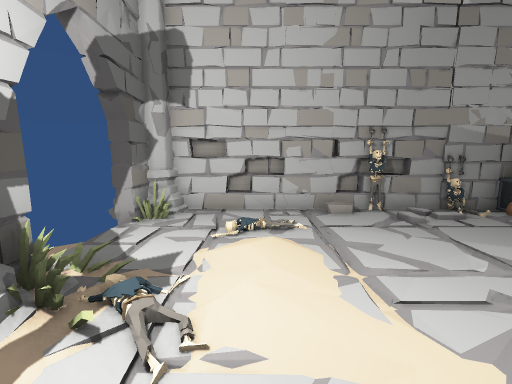
view 1 (above)

16 first-person views from a walk through a 3-D level made in the Unity game engine. The camera is 1.5 m above the floor, tilts 8° down and sees 90° across. The floor is counted in squares, 1 m on a side. Each view is taken from the middle of a square. On the plan, view 1 faces up. The plan holds only what a view shows up to about 13 squares ahead; the rest is blank. The player character is not drawn. Some animated figures are left out. Door leaves are left out, so doorways stand open. Some surface patterns are stand-ins.

view 2
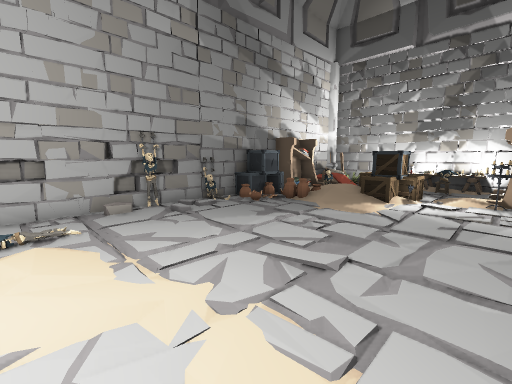

view 3
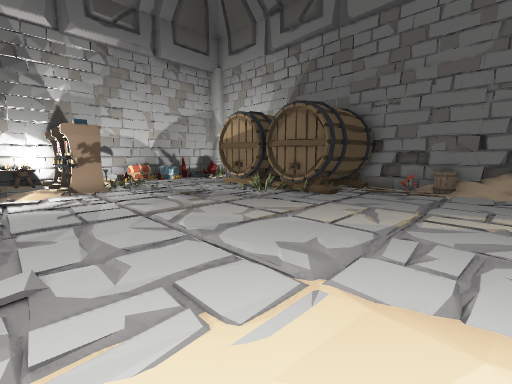

view 4
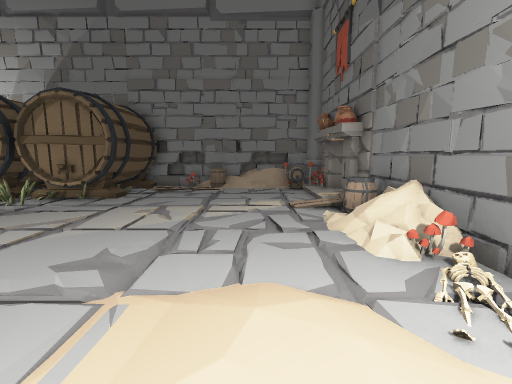

view 5
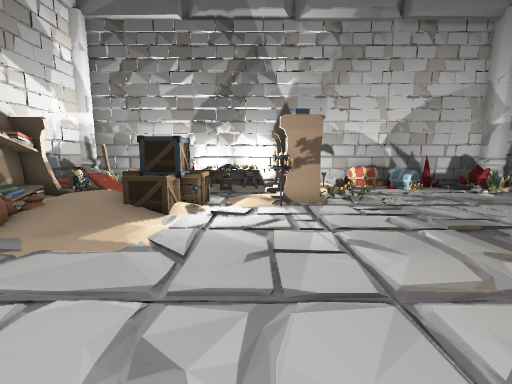

view 6
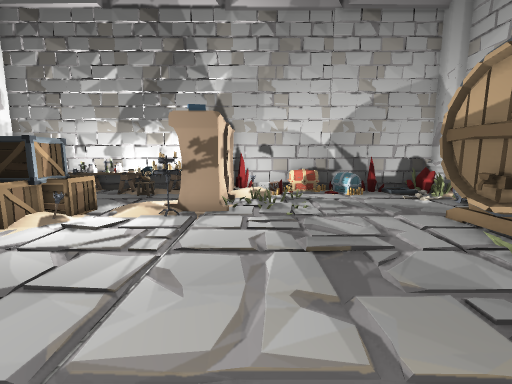

view 7
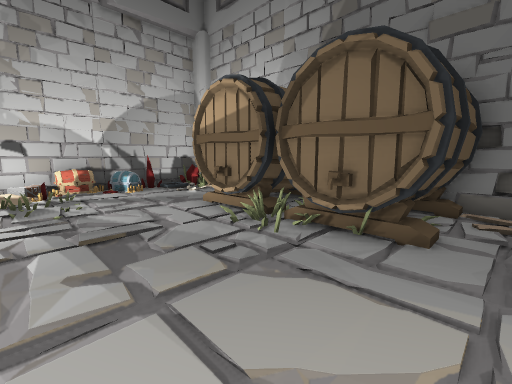

view 8
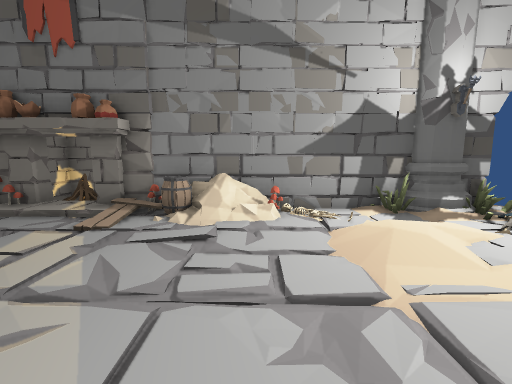

view 9
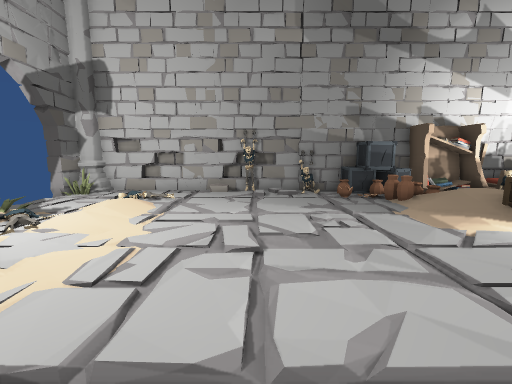

view 10
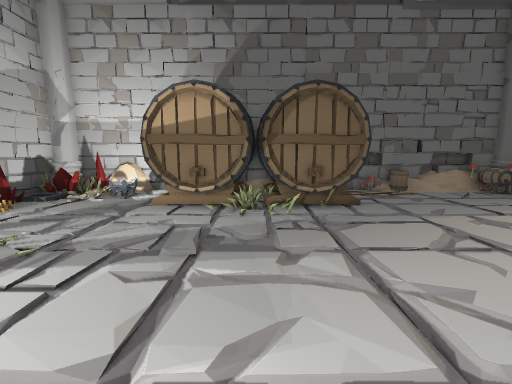

view 11
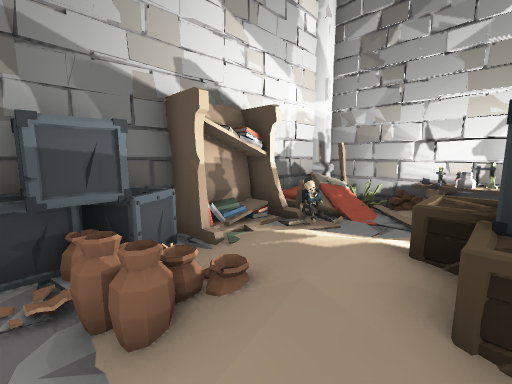

view 12
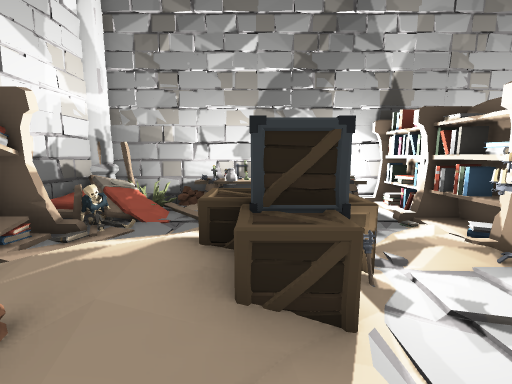

view 13
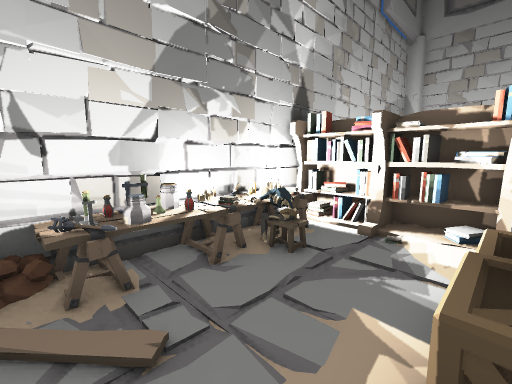

view 14
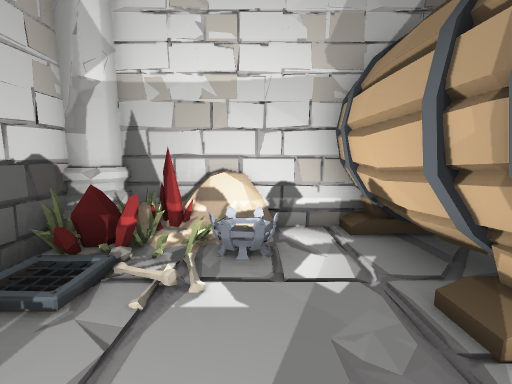

view 15
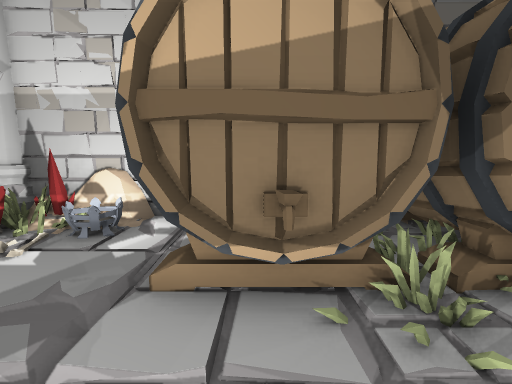

view 16
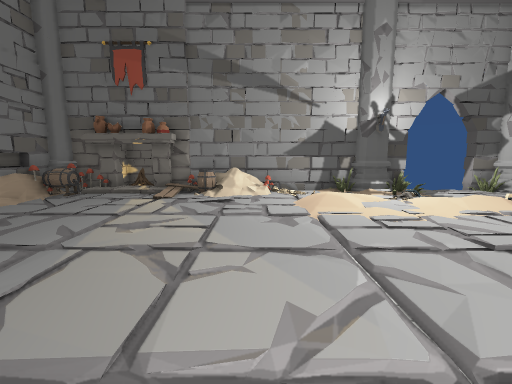

### Floor plan
Key: @ floor where view 1 was taken; # wall or solid block; . main floor; : floor 0.25 m higher than the main floor; / step, stairs or slope; D open door; ^ raised ledge; C crate; B bookshelf; T table; A barrel; M mushroom; S vase; F fireplace; E bed; H chest; G gem; P pillar; O other object.
Columns run from 5 left of view 1 to 17 right of it. Each row starts with its distance up from view 1.
  9           #
  8  #^########O#C###B#####
  7  #O.../..///.CCCBBB/EO#
  6  DD.///....//OO////// #
  5  DD../........O///..:##
  4  OD./:........//CC//OO#
  3  OO//:........:CCC..TO#
  2  P#///:........COC..TO#
  1   O.//.../.....///..TT#
  0   #./@...........:/.TO#
 -1   #///..........OBBBBB#
 -2   #..............BBBBB#
 -3   #M................O #
 -4   #:..............O.OO#
 -5   #A.................H#
 -6   #.................OO#
 -7   SF......OOOOOOO...HH#
 -8 #OO.......OOOOOOO....O#
 -9 ##S.......O #O# O..///#
-10   OA......O  OO O.OOGO#
-11   #O###A##OOOOOOO.##O##
-12   #########  #  ######

Positions as (right, up) in squares from view 1, and headings:
1: (0, 0), facing up
2: (0, -1), facing up-right
3: (0, 1), facing down-right
4: (0, 1), facing down
5: (4, 0), facing right
6: (5, -3), facing right
7: (4, -3), facing down-right
8: (4, -3), facing left
9: (4, -3), facing up
10: (8, 0), facing down
11: (8, 3), facing up-right
12: (8, 3), facing right
13: (12, 5), facing down-right
14: (13, -6), facing down
15: (10, -5), facing down
16: (8, -3), facing left
